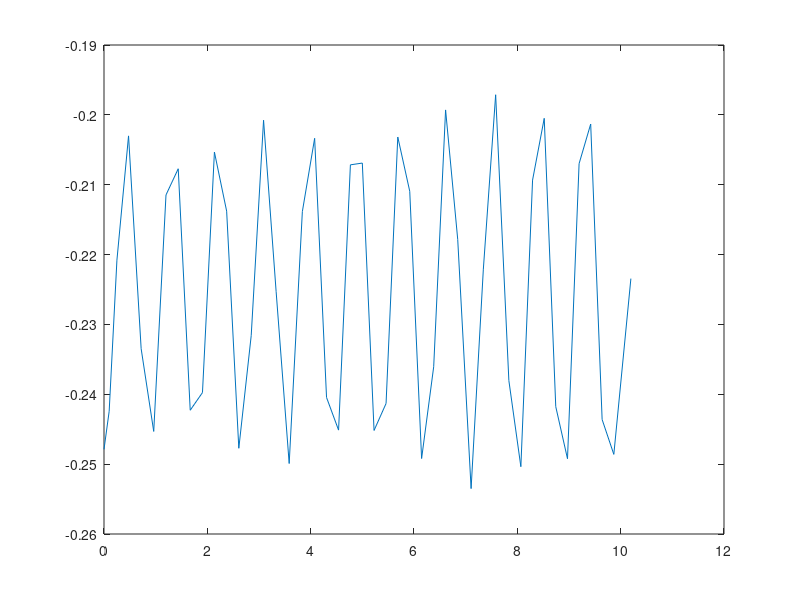
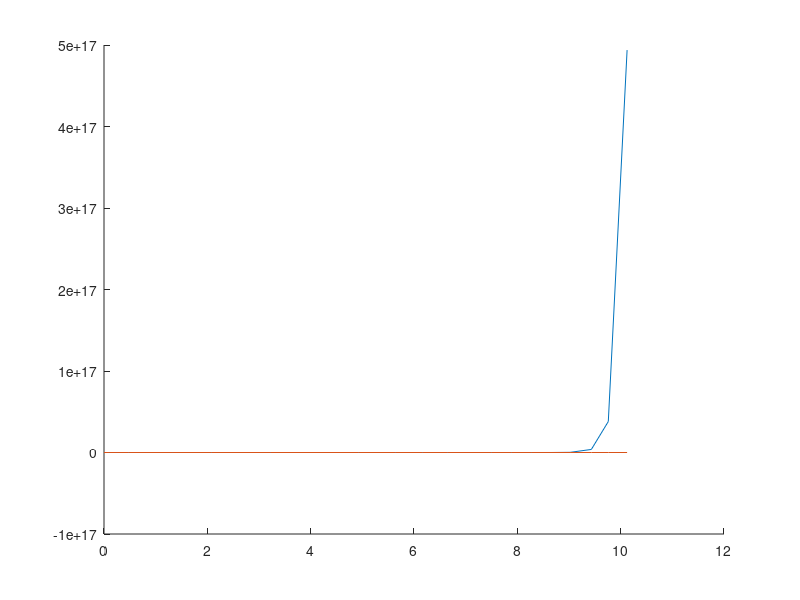

Write MATLAB code to recreate these figures, in order.
function coop_11_4()
    %%% change these!
    ti = 0;
    tf = 10;
    %struct values
    m = 1;
    I = 1;
    g = -9.81;
    ks = [10;10;10;10;10;10;10;10;];
    l0s = [0.5;0.5;0.5;0.5;0.5;0.5;0.5;0.5;];
    Pw = [1,1;-1,1;-1.5,0.5;-1.5,-0.5;-1,-1;1,-1;1.5,-0.5;1.5,0.5;]';
    Pb = [1,0.5;-1,0.5;-1,0.5;-1,-0.5;-1,-0.5;1,-0.5;1,-0.5;1,0.5;]';
    %start condition
    x0 = 0;
    y0 = -0.2253;
    theta0 = 0;
    vx0 = 0;
    vy0 = 0;
    vtheta0 = 0;

    %%%don't change these!
    %set up for integration
    box_params = struct_maker(m,I,g,ks,l0s,Pw,Pb);
    my_rate_func = @(t_in,V_in) box_rate_func(t_in,V_in,box_params);
    Veq_approx = [x0;y0;theta0;vx0;vy0;vtheta0];
    tspan = [ti,tf];
    DormandPrince = makedp();

    %linearized sim
    eqFUN = @(V_in) box_rate_func(0,V_in,box_params);
    [Veq, it, flag, glist] = multi_newton_solver(eqFUN, Veq_approx, 1e-14, 1e-14, 200, 1);
    J_approx = approximate_jacobian(eqFUN, Veq);
    Q = - J_approx(4:6,1:3);
    my_linear_rate = @(t_in,V_in) J_approx*(V_in-V_eq);

    epsilon = 1e-1;
    V0 = Veq + epsilon*Veq_approx;
    
    %integration
    h0 = 0.1;
    des_err = 10^-2.5;
    [t_list,X_list,h_avg, num_evals, fail_rate, h_rec] = explicit_RK_variable_step_integration(my_rate_func, tspan, V0, h0, DormandPrince, 5, des_err);
    plot(t_list, X_list(2,:))

    [V_mat,D_mat] = eig(Q);

    mode_index = 3;
    %mode shape
    U_mode = V_mat(:,mode_index);
    omega_n = sqrt(-D_mat(mode_index,mode_index));
    %small number
    epsilon = 10e-14;
    V0 = Veq + epsilon*[U_mode;0;0;0];
    %run the integration of nonlinear system
    [t_list,X_list,h_avg, num_evals, fail_rate, h_rec] = explicit_RK_variable_step_integration(my_rate_func, tspan, V0, h0, DormandPrince, 5, des_err);

    x_modal = Veq(1)+epsilon*U_mode(1)*cos(omega_n*t_list);
    y_modal = Veq(2)+epsilon*U_mode(2)*cos(omega_n*t_list);
    theta_modal = Veq(3)+epsilon*U_mode(3)*cos(omega_n*t_list);
    figure
    hold on
    plot(t_list,y_modal)
    plot(t_list, X_list(2,:))
end

function box_params = struct_maker(m,I,g,ks,l0s,Pw,Pb)
    box_params = struct();
    box_params.m = m;
    box_params.I = I;
    box_params.g = g;
    box_params.k_list = ks;
    box_params.l0_list = l0s;
    box_params.P_world = Pw;
    box_params.P_box = Pb;
end

function F = compute_spring_force(k,l0,PA,PB)
    %current length of the spring
    l = norm(PB-PA);
    %unit vector pointing from PA to PB
    e_s = (PB-PA)/l;
    %Force exerted by spring at point B
    F = -k.*(l-l0).*e_s;
end

function Plist_world = compute_rbt(x,y,theta,Plist_box)
    rc = [x;y;];
    R = [cosd(theta), -sind(theta); sind(theta), cosd(theta);];
    [~,N] = size(Plist_box);
    offset = repmat(rc,1,N);
    Plist_world = R*Plist_box+offset;
end

function [ax,ay,atheta] = compute_accel(x,y,theta,box_params)
    rc = [x;y;0];
    m = box_params.m;
    ks = box_params.k_list;
    g = box_params.g;
    l0s = box_params.l0_list;
    num_s = length(ks);
    Fs = zeros(2, num_s);
    Ts = zeros(1, num_s);
    Pb_world = compute_rbt(x,y,theta,box_params.P_box);
    Pm_world = box_params.P_world;
    for i = 1:num_s
        Pm = [Pm_world(:,i);0];
        Pb = [Pb_world(:,i);0];
        F = compute_spring_force(ks(i),l0s(i),Pm,Pb);
        T = cross((Pb-rc), F);
        Fs(:, i) = F(1:2);
        Ts(i) = T(3);
    end
    gvec = [0;g];
    axy = gvec+1/m.*sum(Fs,2);
    ax = axy(1);
    ay = axy(2);
    atheta = sum(Ts)/box_params.I;
end

function dVdt = box_rate_func(t,V,box_params)
    x=V(1); y=V(2); theta=V(3);
    dxdt=V(4); dydt=V(5); dthetadt=V(6);
    [ax,ay,atheta] = compute_accel(x,y,theta,box_params);
    dVdt = [dxdt;dydt;dthetadt;ax;ay;atheta;];
end


%%%numerical integrator
function [XB1, XB2, num_evals] = RK_step_embedded(rate_func_in,t,XA,h,BT_struct)
    as = BT_struct.A;
    bs = BT_struct.B;
    cs = BT_struct.C;
    s = length(cs);
    m = length(XA);
    ks = zeros(m, s);
    for i = 1:s
        SUMak = ks*(as(i,:)');
        ki = rate_func_in((t+cs(i)*h), (XA+h*SUMak));
        ks(:, i) = ki;
    end
    SUMbk1 = ks*bs(1,:)';
    SUMbk2 = ks*bs(2,:)';
    XB1 = XA + h*SUMbk1;
    XB2 = XA + h*SUMbk2;
    num_evals = s;
end

function [XB, num_evals, h_next, redo] = explicit_RK_variable_step(rate_func_in,t,XA,h,BT_struct,p,error_desired)
    alpha = 1.5;

    redo = false;
    [XB1, XB2, num_evals] = RK_step_embedded(rate_func_in,t,XA,h,BT_struct);
    epsc = norm(XB1-XB2);
    temp = (error_desired/epsc).^(1/p);
    h_next = min(0.9*temp, alpha)*h;
    XB = XB1;
    if error_desired < epsc
        redo = true;
    end
end

function [t_list, X_list, h_avg, num_fails, num_evals, h_rec] = variable_step_integration(rate_func_in, step_func, tspan, X0, h_ref, BT_struct, p, error_desired)
    ti = tspan(1); tf = tspan(2);
    N  = ceil((tf - ti)/h_ref); h = (tf - ti)/N;
    nx = numel(X0); 
    t_list = 1; t_list(1) = ti;
    X_list = zeros(nx, 1); X_list(:,1) = X0;
    num_evals = 0; XA = X0;
    h_rec = []; 
    num_fails = 0;
    tnow = ti;
    while tnow <= tf
        redo = true; 
        while redo == true
            h_prev = h;
            h = min(h,tf-tnow+1e-15);
            [XB, add_evals, h, redo] = step_func(rate_func_in, tnow, XA, h, BT_struct, p, error_desired);
            if redo == true
                num_fails = num_fails+1;
            end
            num_evals = num_evals + add_evals;
        end
        h_rec(end+1,:) = h_prev;
        tnow = tnow+h_prev;
        t_list(end+1) = tnow;
        X_list(:,end+1) = XB; XA = XB;
    end
    h_avg = mean(h_rec);
end

function [t_list,X_list,h_avg, num_evals, fail_rate, h_rec] = explicit_RK_variable_step_integration(rate_func_in,tspan,X0,h_ref,BT_struct, p, error_desired)
    [t_list,X_list,h_avg, num_fails, num_evals, h_rec] = variable_step_integration(rate_func_in, @explicit_RK_variable_step, tspan, X0, h_ref, BT_struct, p, error_desired);
    fail_rate = num_fails/num_evals;
end


%%%imported functions
% jacobian
function J = approximate_jacobian(FUN, X)
% Centered finite-difference Jacobian: J(:,i) ≈ (F(x+h/2*ei)-F(x-h/2*ei))/h
    h = 1e-6;
    n = numel(X);
    F0 = FUN(X);
    m = numel(F0);
    J = zeros(m, n);
    for i = 1:n
        ei      = zeros(n,1); ei(i) = h/2;
        F_plus  = FUN(X + ei);
        F_minus = FUN(X - ei);
        J(:,i)  = (F_plus - F_minus) / h;
    end
end

%multi newton solver
function [root, it, flag, glist] = multi_newton_solver(FUN_both, X0, Athresh, Bthresh, maxit, numdiff)
% General multidimensional Newton’s method.
% FUN_both(X): either returns F(X)            (numdiff==1)   OR
%                 returns [F(X), J(X)]          (numdiff==2)
% Early termination: ||ΔX|| < Athresh OR ||F|| < Bthresh
% Safeguard: stop if Jacobian is (near) singular
% Outputs:
%     root: solution vector
%     it  : iteration count
%     flag: 1 success, -2 bad/singular Jacobian
%     glist: columns are the iterate history
    glist = [];
    root  = X0;
    it    = 0;
    flag  = 0;
    glist(:,end+1) = root;
    % get residual & Jacobian
    if numdiff == 2
        try
            [FX, J] = FUN_both(root);
        catch
            FX = FUN_both(root);
            J  = approximate_jacobian(FUN_both, root);
        end
    else
        FX = FUN_both(root);
        J  = approximate_jacobian(FUN_both, root);
    end
    while norm(FX) > Bthresh && it < maxit
        % singularity guard (use J*J' to handle non-square cases robustly)
        if abs(det(J*J')) < eps
            flag = -2; return;
        end
        X_new = root - J\FX;
        glist(:,end+1) = X_new;
        if norm(X_new - root) < Athresh
            root = X_new; flag = 1; return
        end
        root = X_new;
        if numdiff == 2
            try
                [FX, J] = FUN_both(root);
            catch
                FX = FUN_both(root);
                J  = approximate_jacobian(FUN_both, root);
            end
        else
            FX = FUN_both(root);
            J  = approximate_jacobian(FUN_both, root);
        end
        it = it + 1;
    end
    flag = 1; % reached residual threshold or maxit
end

%%%get dormand prince out of the way
function DormandPrince = makedp()
    DormandPrince = struct();
    DormandPrince.C = [0, 1/5, 3/10, 4/5, 8/9, 1, 1];
    DormandPrince.B = [35/384, 0, 500/1113, 125/192, -2187/6784, 11/84, 0;...
    5179/57600, 0, 7571/16695, 393/640, -92097/339200, 187/2100, 1/40];
    DormandPrince.A = [0,0,0,0,0,0,0;
    1/5, 0, 0, 0,0,0,0;...
    3/40, 9/40, 0, 0, 0, 0,0;...
    44/45, -56/15, 32/9, 0, 0, 0,0;...
    19372/6561, -25360/2187, 64448/6561, -212/729, 0, 0,0;...
    9017/3168, -355/33, 46732/5247, 49/176, -5103/18656, 0,0;...
    35/384, 0, 500/1113, 125/192, -2187/6784, 11/84,0];
end
